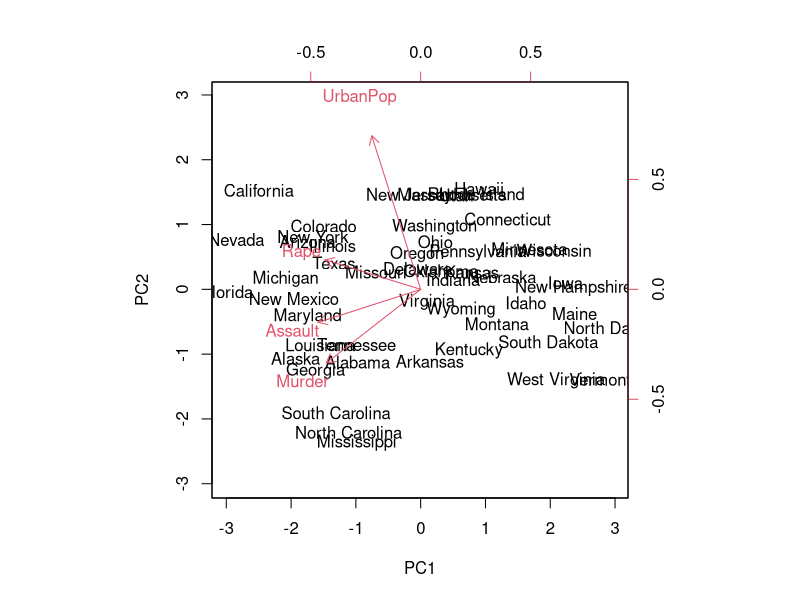
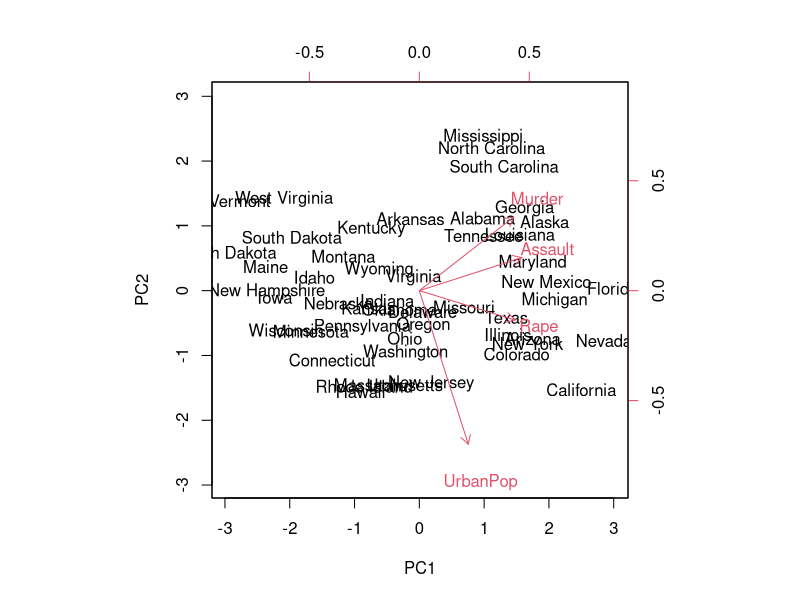
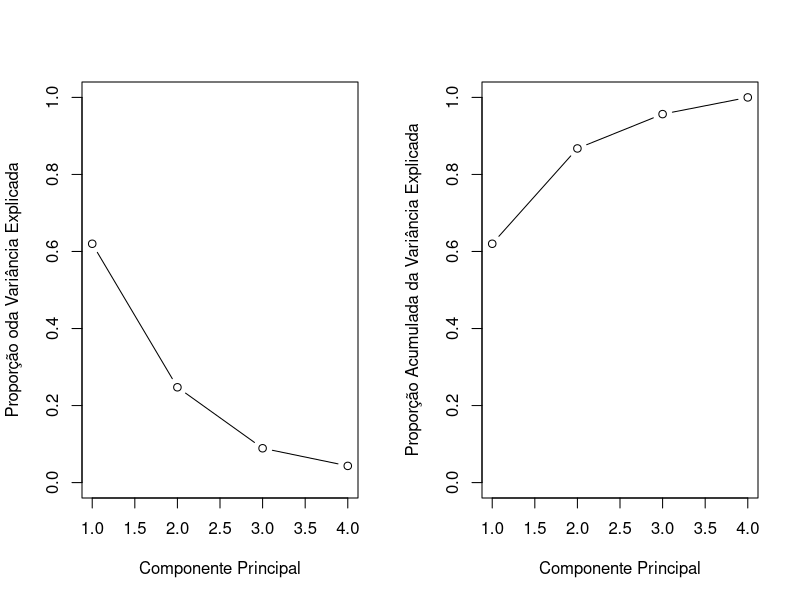

Recreate these plots in R, in order.
## ---- chunk 1
estados <- row.names(USArrests)
estados
## ---- chunk 2
names(USArrests)
## ---- chunk 3
apply(USArrests, 2, mean)
## ---- chunk 4
apply(USArrests, 2, var)
## ---- chunk 5
pr.out <- prcomp(USArrests, scale = TRUE)
## ---- chunk 6
names(pr.out)
## ---- chunk 7
pr.out$center
pr.out$scale
## ---- chunk 8
pr.out$rotation
## ---- chunk 9
dim(pr.out$x)
## ---- chunk 10
biplot(pr.out, scale = 0)
## ---- chunk 11
pr.out$rotation = -pr.out$rotation
pr.out$x = -pr.out$x
biplot(pr.out, scale = 0)
## ---- chunk 12
pr.out$sdev
## ---- chunk 13
pr.var <- pr.out$sdev^2
pr.var
## ---- chunk 14
pve <- pr.var / sum(pr.var)
pve
## ---- chunk 15
par(mfrow = c(1, 2))

plot(pve, 
     xlab = "Componente Principal",
     ylab = "Proporção oda Variância Explicada", 
     ylim = c(0, 1),
     type = "b")

plot(cumsum(pve), 
     xlab = "Componente Principal",
     ylab = "Proporção Acumulada da Variância Explicada",
     ylim = c(0, 1), 
     type = "b")
## ---- chunk 16
a <- c(1, 2, 8, -3)
cumsum(a)
## ---- chunk 17
X <- data.matrix(scale(USArrests))
pcob <- prcomp(X)
summary(pcob)
## ---- chunk 18
sX <- svd(X)
names(sX)
round(sX$v, 3)
## ---- chunk 19
pcob$rotation
## ---- chunk 20
t(sX$d * t(sX$u))
pcob$x
